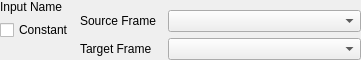
<?xml version="1.0" encoding="UTF-8"?>
<ui version="4.0">
 <class>InputVectorWidget</class>
 <widget class="QWidget" name="InputVectorWidget">
  <property name="geometry">
   <rect>
    <x>0</x>
    <y>0</y>
    <width>361</width>
    <height>60</height>
   </rect>
  </property>
  <property name="sizePolicy">
   <sizepolicy hsizetype="MinimumExpanding" vsizetype="MinimumExpanding">
    <horstretch>0</horstretch>
    <verstretch>0</verstretch>
   </sizepolicy>
  </property>
  <property name="windowTitle">
   <string>Form</string>
  </property>
  <layout class="QHBoxLayout" name="horizontalLayout">
   <property name="leftMargin">
    <number>0</number>
   </property>
   <property name="topMargin">
    <number>0</number>
   </property>
   <property name="rightMargin">
    <number>0</number>
   </property>
   <property name="bottomMargin">
    <number>0</number>
   </property>
   <item>
    <layout class="QVBoxLayout" name="verticalLayout">
     <item>
      <widget class="QLabel" name="labelName">
       <property name="text">
        <string>Input Name</string>
       </property>
      </widget>
     </item>
     <item>
      <widget class="QCheckBox" name="cbIsConst">
       <property name="text">
        <string>Constant</string>
       </property>
      </widget>
     </item>
     <item>
      <spacer name="verticalSpacer">
       <property name="orientation">
        <enum>Qt::Vertical</enum>
       </property>
       <property name="sizeHint" stdset="0">
        <size>
         <width>20</width>
         <height>0</height>
        </size>
       </property>
      </spacer>
     </item>
    </layout>
   </item>
   <item>
    <layout class="QVBoxLayout" name="verticalLayout_2">
     <item>
      <widget class="giskard_sim::VectorWidget" name="constVector" native="true">
       <property name="sizePolicy">
        <sizepolicy hsizetype="MinimumExpanding" vsizetype="Minimum">
         <horstretch>0</horstretch>
         <verstretch>0</verstretch>
        </sizepolicy>
       </property>
      </widget>
     </item>
     <item>
      <widget class="QWidget" name="dynamicWidget" native="true">
       <property name="sizePolicy">
        <sizepolicy hsizetype="MinimumExpanding" vsizetype="Minimum">
         <horstretch>0</horstretch>
         <verstretch>0</verstretch>
        </sizepolicy>
       </property>
       <layout class="QGridLayout" name="gridLayout">
        <property name="leftMargin">
         <number>0</number>
        </property>
        <property name="topMargin">
         <number>0</number>
        </property>
        <property name="rightMargin">
         <number>0</number>
        </property>
        <property name="bottomMargin">
         <number>0</number>
        </property>
        <item row="4" column="0" colspan="2">
         <widget class="QLabel" name="label_2">
          <property name="text">
           <string>Target Frame</string>
          </property>
         </widget>
        </item>
        <item row="2" column="0">
         <widget class="QLabel" name="label">
          <property name="text">
           <string>Source Frame</string>
          </property>
         </widget>
        </item>
        <item row="2" column="2">
         <widget class="giskard_sim::TfFrameComboBox" name="cbSourceFrame">
          <property name="sizePolicy">
           <sizepolicy hsizetype="MinimumExpanding" vsizetype="Fixed">
            <horstretch>0</horstretch>
            <verstretch>0</verstretch>
           </sizepolicy>
          </property>
         </widget>
        </item>
        <item row="4" column="2">
         <widget class="giskard_sim::TfFrameComboBox" name="cbTargetFrame">
          <property name="sizePolicy">
           <sizepolicy hsizetype="MinimumExpanding" vsizetype="Fixed">
            <horstretch>0</horstretch>
            <verstretch>0</verstretch>
           </sizepolicy>
          </property>
         </widget>
        </item>
       </layout>
      </widget>
     </item>
    </layout>
   </item>
  </layout>
 </widget>
 <customwidgets>
  <customwidget>
   <class>giskard_sim::VectorWidget</class>
   <extends>QWidget</extends>
   <header>giskard_sim/vector_widget.h</header>
   <container>1</container>
   <slots>
    <signal>valueChanged(Eigen::Vector3d)</signal>
   </slots>
  </customwidget>
  <customwidget>
   <class>giskard_sim::TfFrameComboBox</class>
   <extends>QComboBox</extends>
   <header>giskard_sim/tf_combo_box.h</header>
  </customwidget>
 </customwidgets>
 <resources/>
 <connections>
  <connection>
   <sender>cbIsConst</sender>
   <signal>clicked(bool)</signal>
   <receiver>InputVectorWidget</receiver>
   <slot>setConstant(bool)</slot>
   <hints>
    <hint type="sourcelabel">
     <x>45</x>
     <y>32</y>
    </hint>
    <hint type="destinationlabel">
     <x>-19</x>
     <y>207</y>
    </hint>
   </hints>
  </connection>
  <connection>
   <sender>constVector</sender>
   <signal>valueChanged(Eigen::Vector3d)</signal>
   <receiver>InputVectorWidget</receiver>
   <slot>constantVectorChanged(Eigen::Vector3d)</slot>
   <hints>
    <hint type="sourcelabel">
     <x>229</x>
     <y>6</y>
    </hint>
    <hint type="destinationlabel">
     <x>546</x>
     <y>9</y>
    </hint>
   </hints>
  </connection>
 </connections>
 <slots>
  <slot>setConstant(bool)</slot>
  <slot>constantVectorChanged(Eigen::Vector3d)</slot>
  <slot>dynamicVectorChanged(QString)</slot>
 </slots>
</ui>
